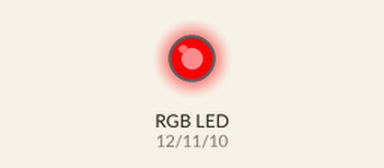
Simulated run of this sketch. Board: Arduino Uno, built with avr-gcc and run on an emulated ATmega328P. On the bench: an RGB LED mixed from three pins (HIGH = lit).

Above: at 0.1 s.
Timing chart, 0 to 1.6 s (numbered marks = the images above):
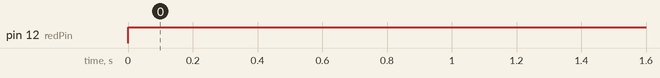

The sketch:

LED_RGB.ino
```cpp
int bluePin = 10;
int greenPin = 11;
int redPin = 12;

String myColorMSG = "What color do you want?";
String myColor;


void setup() {
  Serial.begin(9600);
  pinMode(redPin, OUTPUT);
  pinMode(greenPin, OUTPUT);
  pinMode(bluePin, OUTPUT);
}

void loop() {
    digitalWrite(redPin, HIGH);
    digitalWrite(greenPin, LOW);
    digitalWrite(bluePin, LOW);

//  Serial.println(myColorMSG);
//  while (Serial.available() == 0){}
//  myColor = Serial.readString();
//
//  if (myColor == "red") {
//    digitalWrite(redPin, HIGH);
//    digitalWrite(greenPin, LOW);
//    digitalWrite(bluePin, LOW);
//  }
//
//  if (myColor == "blue") {
//    digitalWrite(redPin, LOW);
//    digitalWrite(greenPin, LOW);
//    digitalWrite(bluePin, HIGH);
//  }
//
//  if (myColor == "green"){
//    digitalWrite(redPin, LOW);
//    digitalWrite(greenPin, HIGH);
//    digitalWrite(bluePin, LOW);
//  }
//
//  if (myColor == "off"){
//    digitalWrite(redPin, LOW);
//    digitalWrite(greenPin, LOW);
//    digitalWrite(bluePin, LOW);
//  }

}
```

Measured:
- by itself, pin 12 (redPin): LOW → HIGH at 0.00 s
